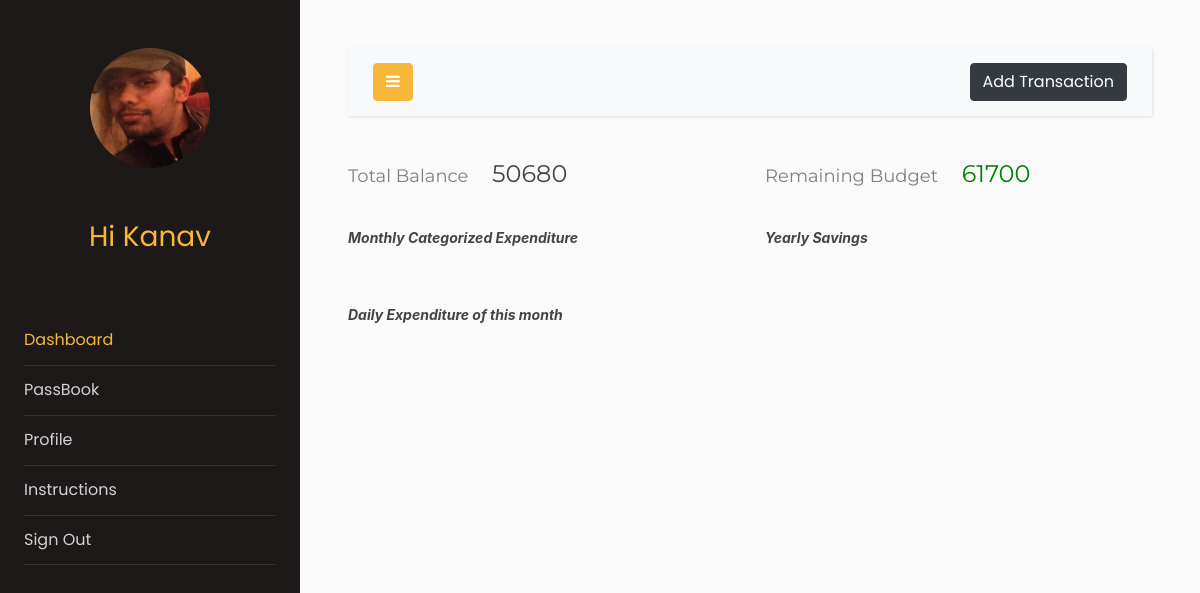
The app's page /dashboard (signed in) with its own data.
### models.py (models this page shows, shortened)
class Users(db.Model, UserMixin):
    __tablename__ = "users"
    id = db.Column(db.Integer, primary_key=True)
    email = db.Column(db.String(64), unique=True, index=True)
    name = db.Column(db.String(64))
    pasword_hash = db.Column(db.String(128))
    income = db.Column(db.Integer)
    budget = db.Column(db.Integer, default=0)
    profile_image = db.Column(
        db.String(128), nullable=False, default="default_profile.jpeg"
    )
    trans = db.relationship("Transactions", backref="User", lazy="dynamic")

### app.py (the view, shortened to what this page needs)
@app.route("/dashboard", methods=["GET", "POST"])
@login_required
def dashboard():
    transForm = transactionForm()
    bar = ghaint_chart()
    line = baseGraph()
    line2 = baseGraph2()
    line3 = savingGraph()
    line4 = savingGraph2()
    TotalBal = totalBal()
    LeftBal = leftBal()
    return render_template(
        "dashboard.html",
        transForm=transForm,
        plot=bar,
        plot2=line,
        plot3=line2,
        plot4=line3,
        plot5=line4,
        totalBal=TotalBal,
        leftBal=LeftBal,
    )

### basicGraph.py (called while the page is built)
def expenditure(mydate):
    amount = 0
    uid = current_user.id
    for obj in Transactions.query.filter_by(userId = uid).all():
        if obj.date.year == today.year and obj.date.month == today.month and obj.date.day <= mydate:
            if obj.cashFlow == 2:
                amount += obj.amount
    return amount

def basic_graph():
    x = np.arange(31)
    y = [0]*31
    uid = current_user.id
    for obj in Transactions.query.filter_by(userId = uid).all():
        if obj.date.year == today.year and obj.date.month == today.month and obj.cashFlow == 2:
            y[obj.date.day] += obj.amount
    return x,y

def basic_graph2():
    x = np.arange(31)
    y = [0]*31
    for xi in x:
        y[xi] = expenditure(xi)
    return x,y

### graphs.py (called while the page is built)
def savingGraph():
    x, y = savings()
    df = pd.DataFrame({"x": x, "y": y})  # creating a sample dataframe
    data = [
        go.Scatter(x=df["x"], y=df["y"], mode="lines", name="Monthly")
    ]  # assign x as the dataframe column 'x'
    graphJSON = json.dumps(data, cls=plotly.utils.PlotlyJSONEncoder)
    return graphJSON

def savingGraph2():
    x, y = savings2()
    df = pd.DataFrame({"x": x, "y": y})  # creating a sample dataframe
    data = [
        go.Scatter(x=df["x"], y=df["y"], mode="lines", name="Aggregate")
    ]  # assign x as the dataframe column 'x'
    graphJSON = json.dumps(data, cls=plotly.utils.PlotlyJSONEncoder)
    return graphJSON

def baseGraph():
    x, y = basic_graph()
    df = pd.DataFrame({"x": x, "y": y})  # creating a sample dataframe
    data = [
        go.Scatter(x=df["x"], y=df["y"], mode="lines", name="Daily")
    ]  # assign x as the dataframe column 'x'
    graphJSON = json.dumps(data, cls=plotly.utils.PlotlyJSONEncoder)
    return graphJSON

def baseGraph2():
    x, y = basic_graph2()
    df = pd.DataFrame({"x": x, "y": y})  # creating a sample dataframe
    data = [
        go.Scatter(x=df["x"], y=df["y"], mode="lines", name="Aggregate")
    ]  # assign x as the dataframe column 'x'
    graphJSON = json.dumps(data, cls=plotly.utils.PlotlyJSONEncoder)
    return graphJSON

def ghaint_chart():
    x, y = xyfunc()
    df = pd.DataFrame({"x": x, "y": y})  # creating a sample dataframe
    data = [
        go.Pie(
            labels=df["x"],
            values=df["y"],
            hole=0.4,
            title="This Months expenses",
        )
    ]  # assign x as the dataframe column 'x'
    graphJSON = json.dumps(data, cls=plotly.utils.PlotlyJSONEncoder)
    return graphJSON

### templates/dashboard.html (shortened to what this page needs)
<!doctype html>
<html lang="en">
  <head>
		<link rel="stylesheet" href="https://stackpath.bootstrapcdn.com/font-awesome/4.7.0/css/font-awesome.min.css">
    <link rel="stylesheet" href="{{ url_for('static', filename='css1/style.css') }}">
  </head>
  <body style="overflow-x: hidden;">
		<div class="wrapper d-flex align-items-stretch">
			<nav id="sidebar">
				<div class="p-4 pt-5">
		  		<a href="#" class="img logo rounded-circle mb-5" style="background-image: url({{url_for('static',filename='profile_pics/'+current_user.profile_image)}});"></a>
          <h3 style="color: #f8b739; font-family: Poppins, Arial, sans-serif; text-align: center;">Hi {{current_user.name}}</h3>
          <br>
          <br>
          <ul class="list-unstyled components mb-5">
	          <li class="active">
	            <a href="{{url_for('dashboard')}}" >Dashboard</a>
	          </li>
            <li>
              <a href="{{url_for('passbook')}}">PassBook</a>
            </li>
            <li>
              <a href="{{url_for('profile')}}">Profile</a>
            </li>
            <li>
              <a href="{{url_for('instructions')}}">Instructions</a>
          </li>
	          <li>
              <a href="{{url_for('logout')}}">Sign Out</a>
            </li>
	        </ul>
	      </div>
    	</nav>
      <div id="content" class="p-4 p-md-5">
        <nav class="navbar navbar-expand-lg navbar-light bg-light">
          <div class="container-fluid">
            <button type="button" id="sidebarCollapse" class="btn btn-primary">
              <i class="fa fa-bars"></i>
            </button>
            <button class="btn btn-dark ml-auto d-inline-block" data-toggle="modal" data-target="#transaction">Add Transaction</button>
          </div>
        </nav>
        <div class="row">
          <div class="col-md-6">
            <h4 style="font-family: Montserrat; color: #444;"><span style="color: grey; font-size: large;">Total Balance &nbsp &nbsp </span>{{totalBal}}</h4>
          </div>
          <div class="col-md-6">
            {%if leftBal>=0%}
            <h4 style="font-family: Montserrat; color: #444;"><span style="color: grey; font-size: large;">Remaining Budget &nbsp &nbsp </span><span style="color: green;">{{leftBal}}</span></h4>
            {%else%}
            <h4 style="font-family: Montserrat; color: #444;"><span style="color: grey; font-size: large;">Overspent &nbsp &nbsp </span><span style="color: red;">{{(-leftBal)}}</span></h4>
            {%endif%}
          </div>
        </div>
        <br>
          <div class="row">
            <div class="col-md-6">
              <em style="font-family:-apple-system, BlinkMacSystemFont, 'Segoe UI', Roboto, Oxygen, Ubuntu, Cantarell, 'Open Sans', 'Helvetica Neue', sans-serif; color: #444; font-weight: bold;">
                Monthly Categorized Expenditure</em>
            </div>
            <div class="col-md-6">
              <em
                style="font-family:-apple-system, BlinkMacSystemFont, 'Segoe UI', Roboto, Oxygen, Ubuntu, Cantarell, 'Open Sans', 'Helvetica Neue', sans-serif; color: #444; font-weight: bold;">
                Yearly Savings</em>
            </div>
            </div>
            <div class="row">
              <div class="col-md-12">
                <em
                    style="font-family:-apple-system, BlinkMacSystemFont, 'Segoe UI', Roboto, Oxygen, Ubuntu, Cantarell, 'Open Sans', 'Helvetica Neue', sans-serif; color: #444; font-weight: bold;">
                Daily Expenditure of this month</em>
              </div>
            </div>
        </div>
		</div>
  </body>
</html>

### records on screen
Users: profile_image (picture), name "Kanav"

### other values on screen
{{ totalBal }} "50680"
{{ leftBal }} "61700"
